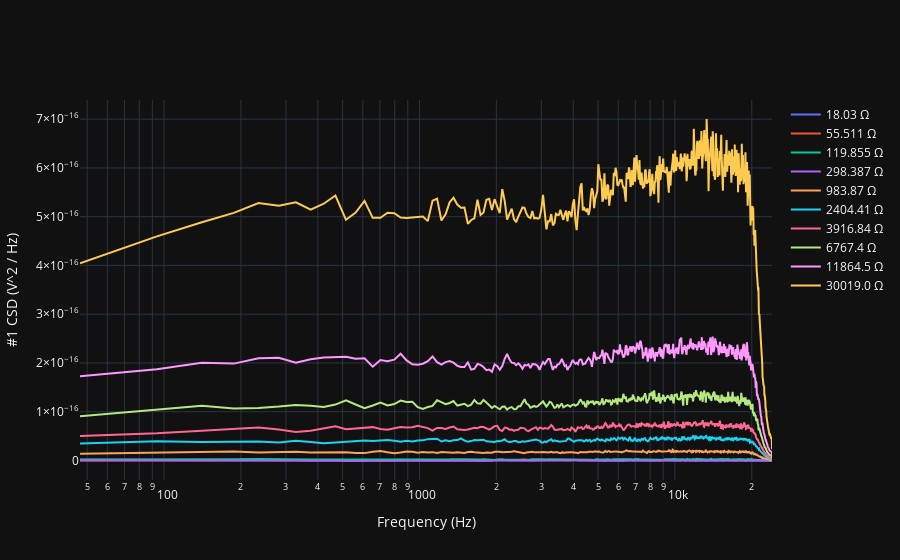
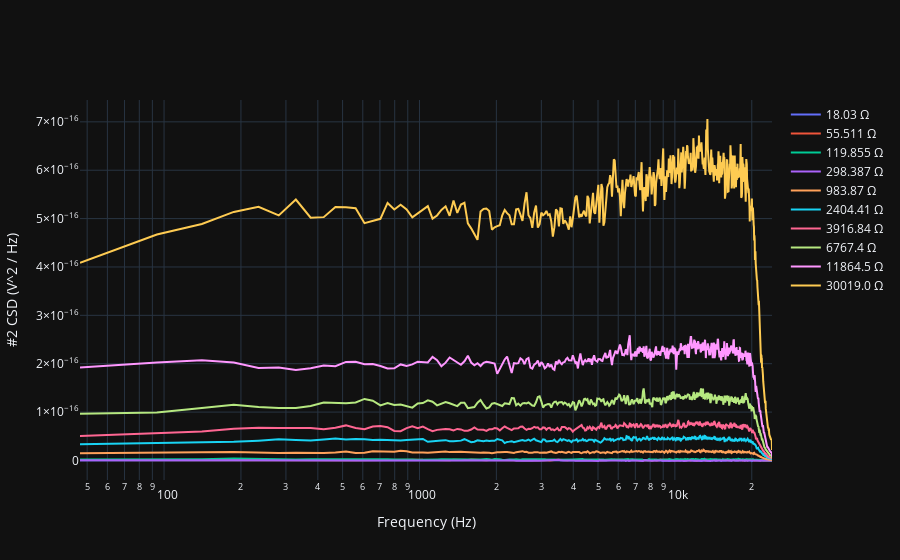
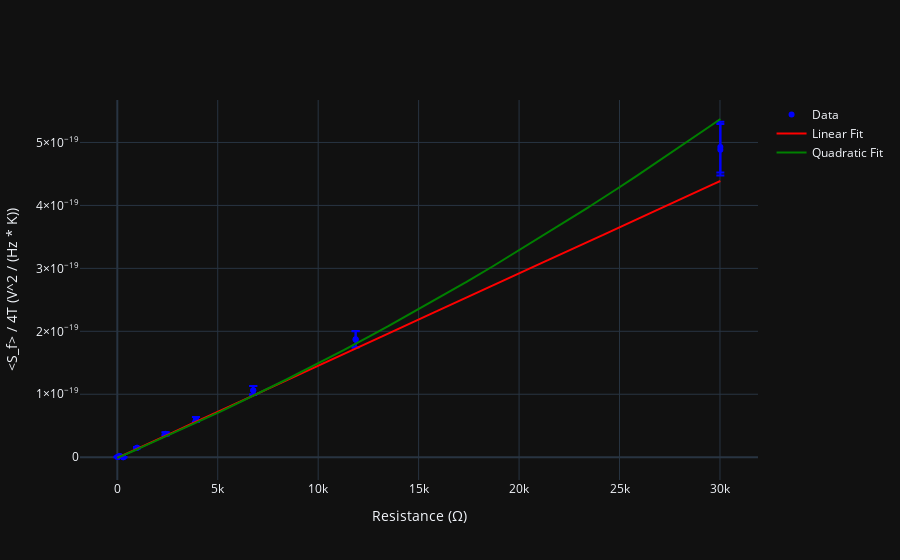

Notebook code for these charts, in order:
### Code cell
# Noise data analysis

Temp = 21.1 + 273.15
Temp_std = 1

fs = 48000

Pden_arr = np.array([])
Pden_std_arr = np.array([])


def G_std_over_G(f, V_in, R_2):
    return np.sqrt( ( (3E-3 + 0.01 * G_piece_func(f) * V_in) / (G_piece_func(f) * V_in) ) ** 2
                                     + (( v_into_amp(3E-3, cR_1, R_2) + 0.01 * V_in) / V_in) ** 2)

fig1 = go.Figure()
fig1.update_layout(
    xaxis_title="Frequency (Hz)",
    yaxis_title="#1 CSD (V^2 / Hz)",
    xaxis_type="log",
    template="plotly_dark"
)

fig2 = go.Figure()
fig2.update_layout(
    xaxis_title="Frequency (Hz)",
    yaxis_title="#2 CSD (V^2 / Hz)",
    xaxis_type="log",
    template="plotly_dark"
)


# Spectral Analysis
r = 0
for v_dat_1L, v_dat_2L, v_dat_1R, v_dat_2R in zip(v_data_1L_arr, v_data_2L_arr, v_data_1R_arr, v_data_2R_arr):
    fc_1, P_den_cross_1 = signal.csd(v_dat_1L, v_dat_1R, fs, nperseg=1024)
    fc_2, P_den_cross_2 = signal.csd(v_dat_2L, v_dat_2R, fs, nperseg=1024)
    fc_1 = fc_1.real
    fc_2 = fc_2.real
    P_den_cross_1 = P_den_cross_1.real
    P_den_cross_2 = P_den_cross_2.real
    P_den1 = P_den_cross_1 / G_piece_func(fc_1) ** 2 / C_interp(fc_1) ** 2
    P_den2 = P_den_cross_2 / G_piece_func(fc_2) ** 2 / C_interp(fc_2) ** 2
    f_flat1 = fc_1[15:400]
    f_flat2 = fc_2[15:400]
    P_den1_flat = P_den1[15:400]
    P_den2_flat = P_den2[15:400]
    
    

    fig1.add_trace(go.Scatter(
        x=fc_1, y=P_den1,
        name='{} Ω'.format(R_arr[r]),
        mode='lines',
        # line=dict(
        #     color=color_arr[r]
        # )
    ))

    fig2.add_trace(go.Scatter(
        x=fc_2, y=P_den2,
        name='{} Ω'.format(R_arr[r]),
        mode='lines',
        # line=dict(
        #     color=color_arr[r]
        # )
    ))

    data_std1 = np.sqrt(
        np.sum(
            ( 2 * P_den1_flat * np.sqrt( (2/40) ** 2 +
                                         (0.2 / G_piece_func(f_flat1) + 0.01) ** 2) ) ** 2
        )
    ) / len(f_flat1)
    data_std2 = np.sqrt(
        np.sum(
            ( 2 * P_den2_flat * np.sqrt( (2/40) ** 2 +
                                         (0.2 / G_piece_func(f_flat2) + 0.01) ** 2) ) ** 2
        )
    ) / len(f_flat2)
    
    Pden_std_arr = np.array([*Pden_std_arr, *[np.sqrt(np.std(P_den1_flat) ** 2 + data_std1 ** 2),
                                            np.sqrt(np.std(P_den2_flat) ** 2 + data_std2 ** 2)]])
    Pden_arr = np.array([*Pden_arr, *[np.mean(P_den1_flat),
                                    np.mean(P_den2_flat)]])
    
    r += 1

# Fitting data
def lin_func(x, a, b):
    return a*x + b

def quad_func(x, a, b, c):
    return a*x**2 + b*x + c

ext_R_arr = np.array([])
for res in R_arr:    
    ext_R_arr = np.array([*ext_R_arr, res, res])

kb_slope_arr = Pden_arr / (4 * Temp)
kb_slope_std_arr = Pden_arr / (4 * Temp) * np.sqrt((Pden_std_arr / Pden_arr) ** 2 + (Temp_std / Temp) ** 2)

params_lin, cov_lin = curve_fit(lin_func, ext_R_arr, kb_slope_arr, sigma=kb_slope_std_arr)
p_lin_err = np.sqrt(np.diag(cov_lin))

params_quad, cov_quad = curve_fit(quad_func, ext_R_arr, kb_slope_arr, sigma=kb_slope_std_arr)
p_quad_err = np.sqrt(np.diag(cov_quad))

R_space = np.linspace(0, max(R_arr), 10000)


# Plotting
fig3 = go.Figure()
fig3.add_trace(go.Scatter(
    x=ext_R_arr, y=kb_slope_arr,
    error_y=dict(
        type='data',
        array=kb_slope_std_arr,
        color='blue'
    ),
    name='Data', 
    mode='markers',
    marker=dict(
        color='blue'
    )
))

fig3.add_trace(go.Scatter(
    x=R_space, y=lin_func(R_space, *params_lin),
    name='Linear Fit',
    mode='lines',
    line=dict(
        color='red'
    )
))

fig3.add_trace(go.Scatter(
    x=R_space, y=quad_func(R_space, *params_quad),
    name='Quadratic Fit',
    mode='lines',
    line=dict(
        color='green'
    )
))

fig3.update_layout(
    xaxis_title='Resistance (Ω)',
    yaxis_title='<S_f> / 4T (V^2 / (Hz * K))',
    template="plotly_dark"
)

fig1.show()
fig1.write_image('# 1 CSD per R.pdf')
fig1.write_image('# 1 CSD per R.png')
fig2.show()
fig2.write_image('# 2 CSD per R.pdf')
fig2.write_image('# 2 CSD per R.png')
fig3.show()
fig3.write_image('S vs R plot.pdf')
fig3.write_image('S vs R plot.png')


print('Lin param: {} +/- {} , Const param: {} +/- {}'.format(params_lin[0], p_lin_err[0], params_lin[1], p_lin_err[1]))
print('Quad param: {} +/- {} , Lin param: {} +/- {} , Const param: {} +/- {}'.format(params_quad[0], p_quad_err[0], params_quad[1],
                                                                                     p_quad_err[1], params_quad[2], p_quad_err[2]))

### Figure 1 — Plotly figure (JSON) as saved in the notebook; plotly's stock layout.template omitted (floating-point values rounded to 4 significant figures; data arrays with more than 128 entries replaced by an {"elided": "..."} marker saying what was removed)
{"data": [{"mode": "lines", "name": "18.03 Ω", "type": "scatter", "x": {"elided": "513 float values"}, "y": {"elided": "513 float values"}}, {"mode": "lines", "name": "55.511 Ω", "type": "scatter", "x": {"elided": "513 float values"}, "y": {"elided": "513 float values"}}, {"mode": "lines", "name": "119.855 Ω", "type": "scatter", "x": {"elided": "513 float values"}, "y": {"elided": "513 float values"}}, {"mode": "lines", "name": "298.387 Ω", "type": "scatter", "x": {"elided": "513 float values"}, "y": {"elided": "513 float values"}}, {"mode": "lines", "name": "983.87 Ω", "type": "scatter", "x": {"elided": "513 float values"}, "y": {"elided": "513 float values"}}, {"mode": "lines", "name": "2404.41 Ω", "type": "scatter", "x": {"elided": "513 float values"}, "y": {"elided": "513 float values"}}, {"mode": "lines", "name": "3916.84 Ω", "type": "scatter", "x": {"elided": "513 float values"}, "y": {"elided": "513 float values"}}, {"mode": "lines", "name": "6767.4 Ω", "type": "scatter", "x": {"elided": "513 float values"}, "y": {"elided": "513 float values"}}, {"mode": "lines", "name": "11864.5 Ω", "type": "scatter", "x": {"elided": "513 float values"}, "y": {"elided": "513 float values"}}, {"mode": "lines", "name": "30019.0 Ω", "type": "scatter", "x": {"elided": "513 float values"}, "y": {"elided": "513 float values"}}], "layout": {"xaxis": {"title": {"text": "Frequency (Hz)"}, "type": "log"}, "yaxis": {"title": {"text": "#1 CSD (V^2 / Hz)"}}}}

### Figure 2 — Plotly figure (JSON) as saved in the notebook; plotly's stock layout.template omitted (floating-point values rounded to 4 significant figures; data arrays with more than 128 entries replaced by an {"elided": "..."} marker saying what was removed)
{"data": [{"mode": "lines", "name": "18.03 Ω", "type": "scatter", "x": {"elided": "513 float values"}, "y": {"elided": "513 float values"}}, {"mode": "lines", "name": "55.511 Ω", "type": "scatter", "x": {"elided": "513 float values"}, "y": {"elided": "513 float values"}}, {"mode": "lines", "name": "119.855 Ω", "type": "scatter", "x": {"elided": "513 float values"}, "y": {"elided": "513 float values"}}, {"mode": "lines", "name": "298.387 Ω", "type": "scatter", "x": {"elided": "513 float values"}, "y": {"elided": "513 float values"}}, {"mode": "lines", "name": "983.87 Ω", "type": "scatter", "x": {"elided": "513 float values"}, "y": {"elided": "513 float values"}}, {"mode": "lines", "name": "2404.41 Ω", "type": "scatter", "x": {"elided": "513 float values"}, "y": {"elided": "513 float values"}}, {"mode": "lines", "name": "3916.84 Ω", "type": "scatter", "x": {"elided": "513 float values"}, "y": {"elided": "513 float values"}}, {"mode": "lines", "name": "6767.4 Ω", "type": "scatter", "x": {"elided": "513 float values"}, "y": {"elided": "513 float values"}}, {"mode": "lines", "name": "11864.5 Ω", "type": "scatter", "x": {"elided": "513 float values"}, "y": {"elided": "513 float values"}}, {"mode": "lines", "name": "30019.0 Ω", "type": "scatter", "x": {"elided": "513 float values"}, "y": {"elided": "513 float values"}}], "layout": {"xaxis": {"title": {"text": "Frequency (Hz)"}, "type": "log"}, "yaxis": {"title": {"text": "#2 CSD (V^2 / Hz)"}}}}

### Figure 3 — Plotly figure (JSON) as saved in the notebook; plotly's stock layout.template omitted (floating-point values rounded to 4 significant figures; data arrays with more than 128 entries replaced by an {"elided": "..."} marker saying what was removed)
{"data": [{"error_y": {"array": [3.695e-22, 3.429e-22, 3.493e-22, 3.496e-22, 4.143e-22, 3.901e-22, -3.065e-22, -3.595e-22, 1.011e-21, 1.074e-21, 2.374e-21, 2.367e-21, 3.78e-21, 3.761e-21, 7.143e-21, 6.652e-21, 1.329e-20, 1.252e-20, 4.033e-20, 4.086e-20], "color": "blue", "type": "data"}, "marker": {"color": "blue"}, "mode": "markers", "name": "Data", "type": "scatter", "x": [18.03, 18.03, 55.51, 55.51, 119.9, 119.9, 298.4, 298.4, 983.9, 983.9, 2404.0, 2404.0, 3917.0, 3917.0, 6767.0, 6767.0, 11860.0, 11860.0, 30019, 30019], "y": [2.74e-22, 3.387e-22, 8.611e-22, 8.045e-22, 1.809e-21, 1.827e-21, -4.727e-24, -6.688e-23, 1.518e-20, 1.517e-20, 3.699e-20, 3.717e-20, 6.005e-20, 6.019e-20, 1.059e-19, 1.065e-19, 1.871e-19, 1.874e-19, 4.926e-19, 4.883e-19]}, {"line": {"color": "red"}, "mode": "lines", "name": "Linear Fit", "type": "scatter", "x": {"elided": "10000 float values"}, "y": {"elided": "10000 float values"}}, {"line": {"color": "green"}, "mode": "lines", "name": "Quadratic Fit", "type": "scatter", "x": {"elided": "10000 float values"}, "y": {"elided": "10000 float values"}}], "layout": {"xaxis": {"title": {"text": "Resistance (Ω)"}}, "yaxis": {"title": {"text": "<S_f> / 4T (V^2 / (Hz * K))"}}}}
